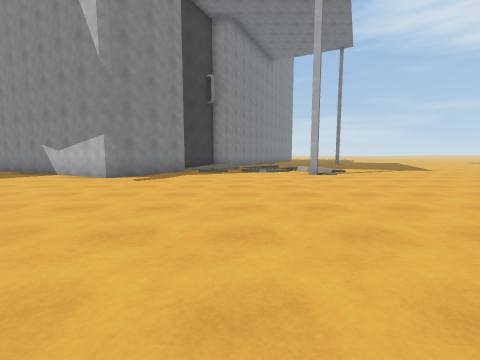
[1] (above)

24 first-person views from a walk through a 3-D level made in the Unity game engine. The camera is 1.3 m above the floor, tilts 6° down and sees 90° across. The floor is counted in squares, 2 m on a side. Each view is taken from the middle of a square. On the plan, view 1 faces up. The plan holds only what a view shows up to about 9 squares ahead; the rest is blank. The place goes on beyond the plan. Some animated figures are not drawn.

[2]
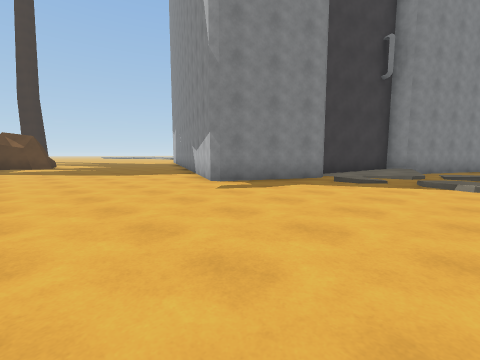

[3]
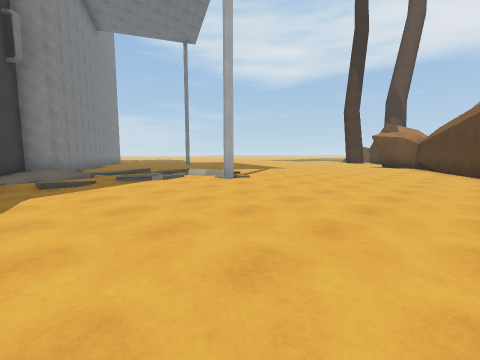

[4]
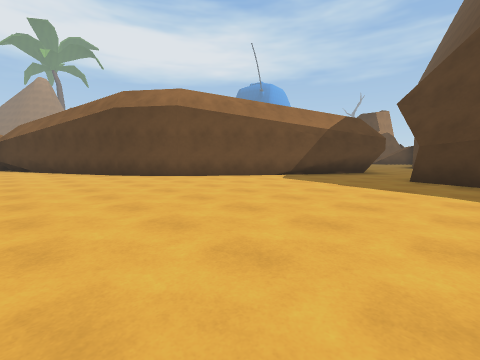

[5]
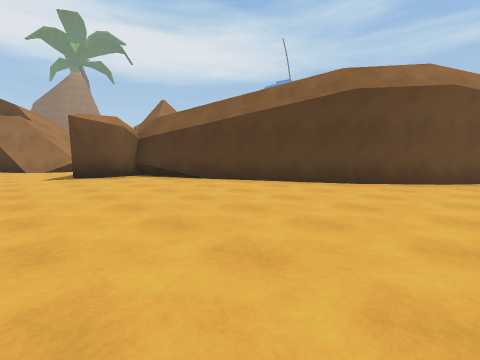

[6]
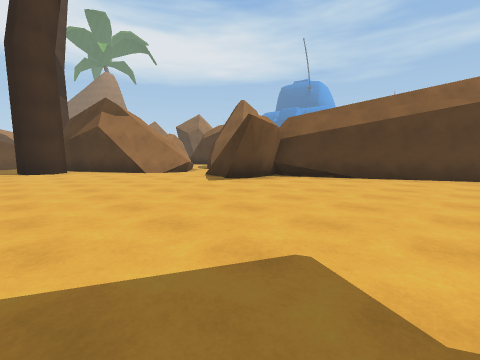

[7]
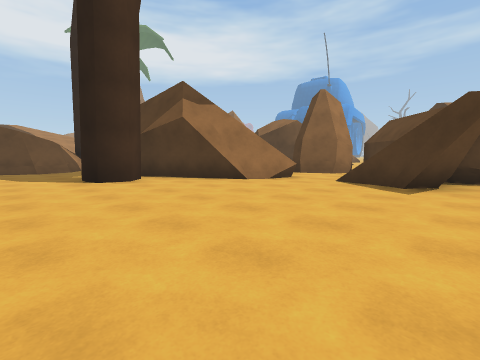

[8]
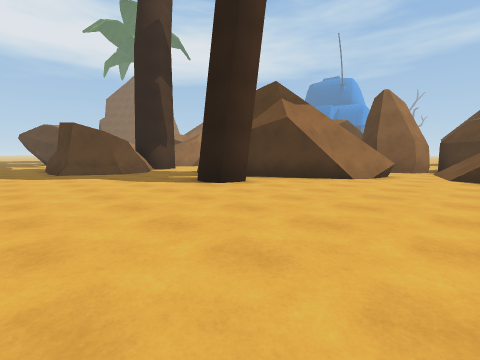

[9]
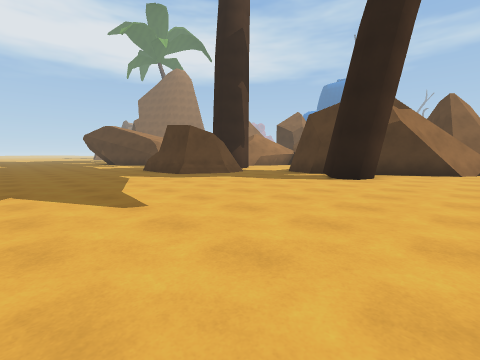

[10]
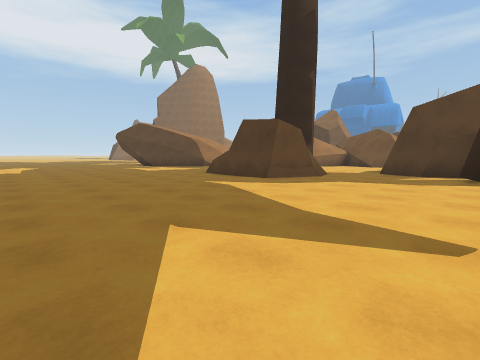

[11]
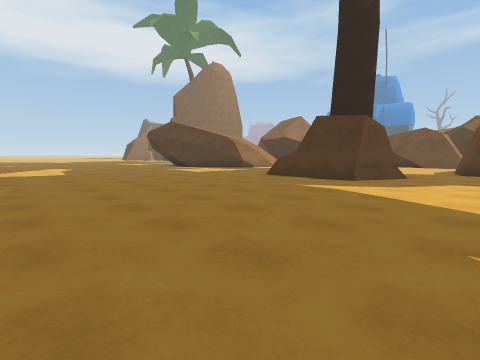

[12]
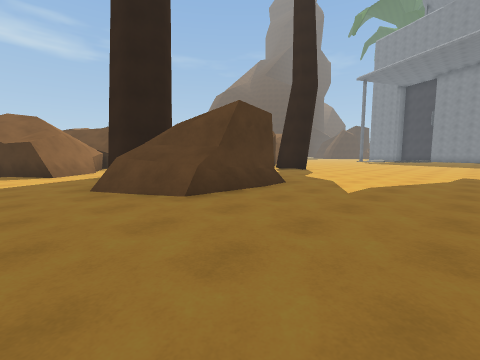

[13]
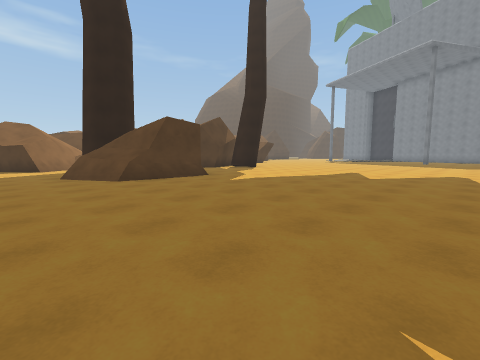

[14]
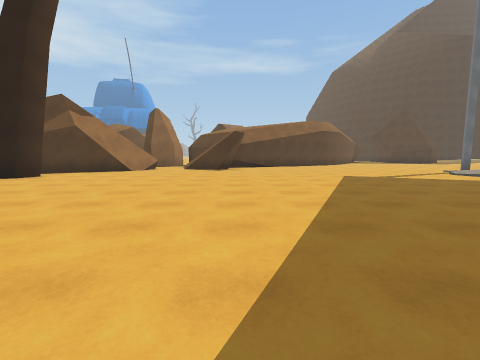

[15]
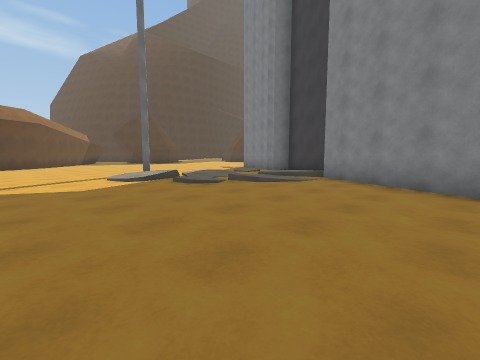

[16]
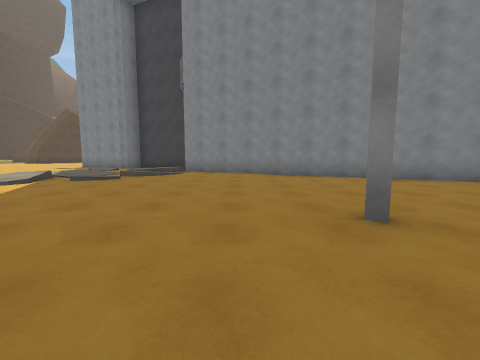

[17]
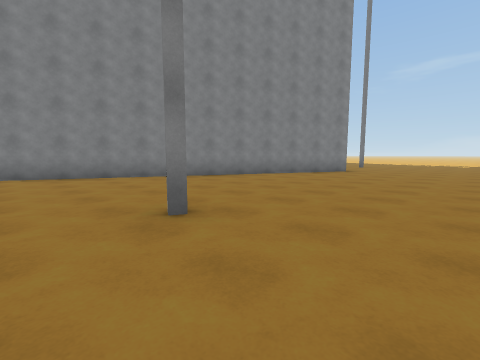

[18]
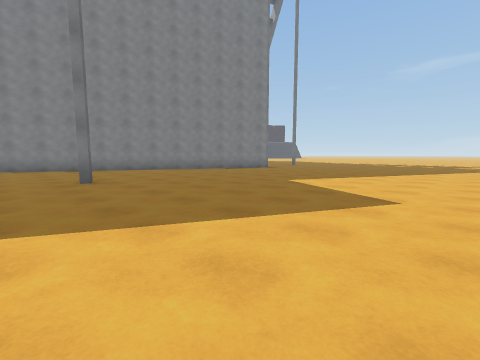

[19]
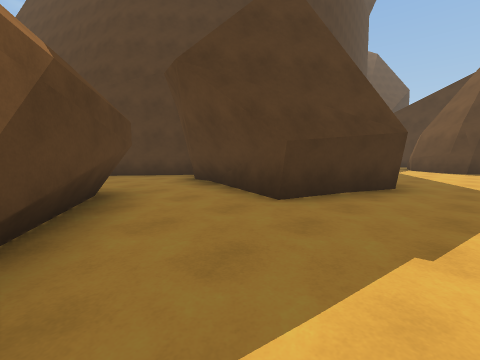

[20]
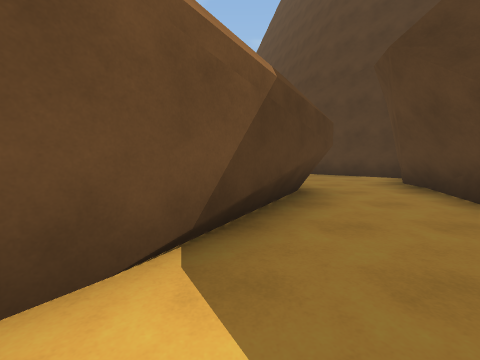

[21]
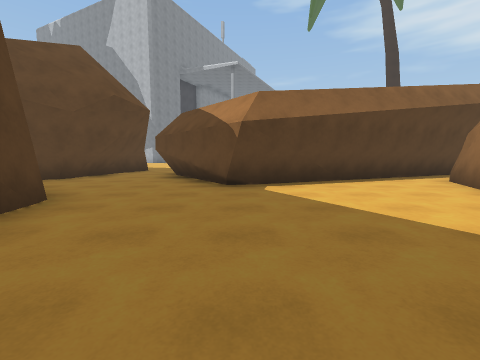

[22]
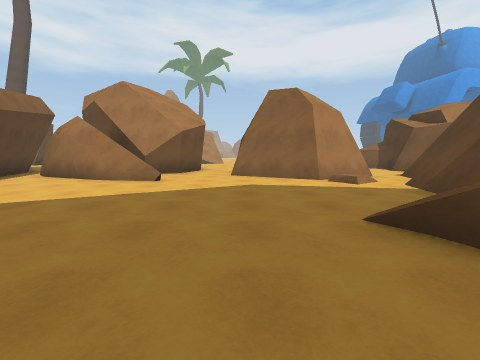

[23]
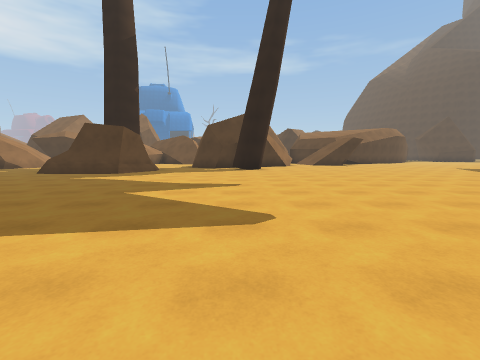

[24]
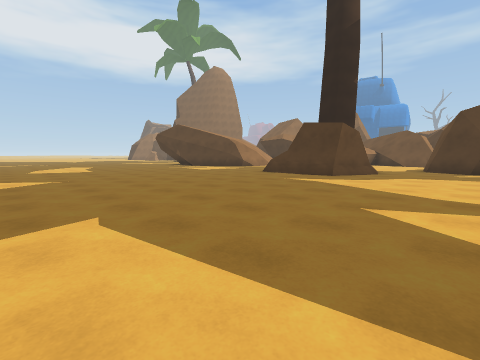

### Floor plan
Key: @ floor where view 1 was taken; # wall or solid block; . main floor; : floor 0.25 m higher than the main floor; / step, stairs or slope; = window, fence, low wall or low ledge.
Columns run from 4 left of view 1 to 27 right of it. Each row starts with its distance up from view 1.
 21        #..........    .
 20       ##..........  ............
 19       #........... .............
 18      ##........... .............
 17      #..........................
 16     ##.....#....................
 15     #...........................
 14    ##...........................
 13   ##............................
 12  ##:.:....................##==..
 11  #::/.//..................# #==.
 10  #../..//............##...## #..
  9  #///////.............###..###..
  8 ##....//............###=#..  ...
  7 #...................#==      .#.
  6 ...............=//.=##=      ###
  5 ...............#///.
  4 .............###=  ##
  3 ...........###   ###
  2   ........##      #
  1   .......##
  0 ....@...##
 -1 .......##
 -2  ###..##
 -3   ##..#
 -4   ##.##      ##
 -5   #..##   ####
 -6   #...#####..
 -7   #....##...#
 -8   ##........###
 -9    ##......#=##
-10      ......=.##
-11      ..........
-12      ........#
-13       ......##
-14        /....#
-15         #..##
-16         #####

Where each view was taken, in squares from view 1:
view 1: 0 up, 0 right, facing up
view 2: 3 up, 1 right, facing up-left
view 3: 3 up, 2 left, facing up-right
view 4: 5 up, 2 left, facing down-right
view 5: 8 up, 4 right, facing down-right
view 6: 11 up, 7 right, facing down-right
view 7: 12 up, 11 right, facing down-right
view 8: 14 up, 13 right, facing down-right
view 9: 17 up, 15 right, facing down-right
view 10: 18 up, 18 right, facing down-right
view 11: 19 up, 20 right, facing down-right
view 12: 16 up, 27 right, facing down-left
view 13: 19 up, 27 right, facing down-left
view 14: 17 up, 11 right, facing down
view 15: 16 up, 6 right, facing down-left
view 16: 15 up, 9 right, facing left
view 17: 15 up, 9 right, facing up-left
view 18: 15 up, 13 right, facing up-left
view 19: 0 up, 2 right, facing down-left
view 20: 0 up, 2 right, facing down
view 21: 12 down, 3 right, facing up
view 22: 12 down, 1 right, facing right
view 23: 21 up, 18 right, facing down
view 24: 20 up, 19 right, facing down-right
